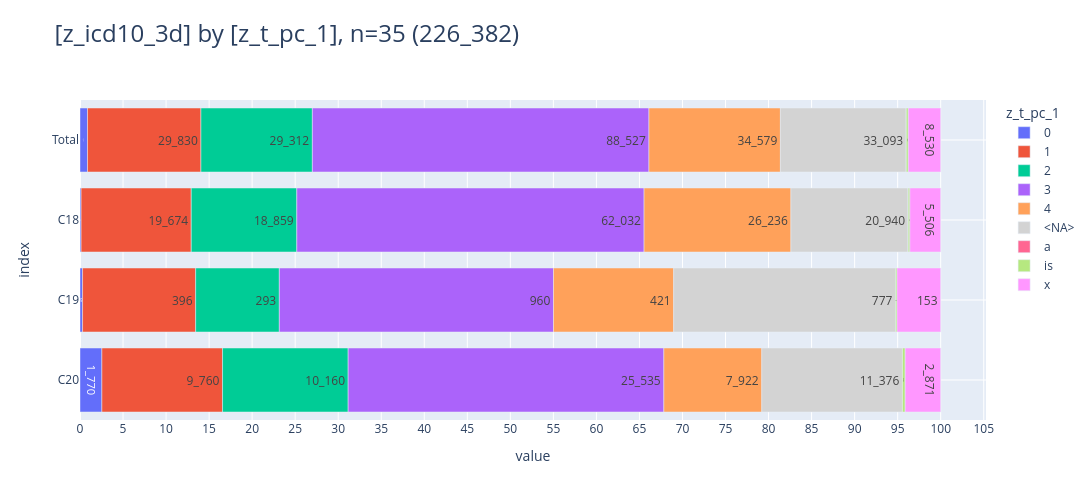

The cell this chart's notebook holds for it:
### Markdown cell above
### <a id='toc1_4_1_'></a>[nach Diagnose](#toc0_)
> 💡 fast 20% NA + x sind zu viel, Festlegung Stadium ist eigentlich zwingend

### Code cell
df = (
    db_colon.filter("C18C20")
    .aggregate("z_icd10_3d, z_t_pc_1, count(distinct z_tum_id) as cnt_tum")
    .to_df()
)
_ = pls.plot_stacked_bars(df, orientation="h", relative=True, show_total=True)
_ = tbl.pivot_df(
    df,
    data_bar_axis="x",
    pct_axis="x",
)

### Figure 1 — Plotly figure (JSON) as saved in the notebook; plotly's stock layout.template omitted (floating-point values rounded to 4 significant figures)
{"data": [{"hovertemplate": "col=0<br>value=%{x}<br>index=%{y}<br>cnt_str=%{text}<extra></extra>", "legendgroup": "0", "marker": {"color": "#636EFA", "pattern": {"shape": ""}}, "name": "0", "orientation": "h", "showlegend": true, "text": ["1_977", "198", "9", "1_770"], "textposition": "auto", "type": "bar", "x": [1977, 198, 9, 1770], "xaxis": "x", "y": [" Total", "C18", "C19", "C20"], "yaxis": "y"}, {"hovertemplate": "col=1<br>value=%{x}<br>index=%{y}<br>cnt_str=%{text}<extra></extra>", "legendgroup": "1", "marker": {"color": "#EF553B", "pattern": {"shape": ""}}, "name": "1", "orientation": "h", "showlegend": true, "text": ["29_830", "19_674", "396", "9_760"], "textposition": "auto", "type": "bar", "x": [29830, 19674, 396, 9760], "xaxis": "x", "y": [" Total", "C18", "C19", "C20"], "yaxis": "y"}, {"hovertemplate": "col=2<br>value=%{x}<br>index=%{y}<br>cnt_str=%{text}<extra></extra>", "legendgroup": "2", "marker": {"color": "#00CC96", "pattern": {"shape": ""}}, "name": "2", "orientation": "h", "showlegend": true, "text": ["29_312", "18_859", "293", "10_160"], "textposition": "auto", "type": "bar", "x": [29312, 18859, 293, 10160], "xaxis": "x", "y": [" Total", "C18", "C19", "C20"], "yaxis": "y"}, {"hovertemplate": "col=3<br>value=%{x}<br>index=%{y}<br>cnt_str=%{text}<extra></extra>", "legendgroup": "3", "marker": {"color": "#AB63FA", "pattern": {"shape": ""}}, "name": "3", "orientation": "h", "showlegend": true, "text": ["88_527", "62_032", "960", "25_535"], "textposition": "auto", "type": "bar", "x": [88527, 62032, 960, 25535], "xaxis": "x", "y": [" Total", "C18", "C19", "C20"], "yaxis": "y"}, {"hovertemplate": "col=4<br>value=%{x}<br>index=%{y}<br>cnt_str=%{text}<extra></extra>", "legendgroup": "4", "marker": {"color": "#FFA15A", "pattern": {"shape": ""}}, "name": "4", "orientation": "h", "showlegend": true, "text": ["34_579", "26_236", "421", "7_922"], "textposition": "auto", "type": "bar", "x": [34579, 26236, 421, 7922], "xaxis": "x", "y": [" Total", "C18", "C19", "C20"], "yaxis": "y"}, {"hovertemplate": "col=<NA><br>value=%{x}<br>index=%{y}<br>cnt_str=%{text}<extra></extra>", "legendgroup": "<NA>", "marker": {"color": "lightgray", "pattern": {"shape": ""}}, "name": "<NA>", "orientation": "h", "showlegend": true, "text": ["33_093", "20_940", "777", "11_376"], "textposition": "auto", "type": "bar", "x": [33093, 20940, 777, 11376], "xaxis": "x", "y": [" Total", "C18", "C19", "C20"], "yaxis": "y"}, {"hovertemplate": "col=a<br>value=%{x}<br>index=%{y}<br>cnt_str=%{text}<extra></extra>", "legendgroup": "a", "marker": {"color": "#FF6692", "pattern": {"shape": ""}}, "name": "a", "orientation": "h", "showlegend": true, "text": ["9", "8", "1"], "textposition": "auto", "type": "bar", "x": [9, 8, 1], "xaxis": "x", "y": [" Total", "C18", "C20"], "yaxis": "y"}, {"hovertemplate": "col=is<br>value=%{x}<br>index=%{y}<br>cnt_str=%{text}<extra></extra>", "legendgroup": "is", "marker": {"color": "#B6E880", "pattern": {"shape": ""}}, "name": "is", "orientation": "h", "showlegend": true, "text": ["525", "298", "5", "222"], "textposition": "auto", "type": "bar", "x": [525, 298, 5, 222], "xaxis": "x", "y": [" Total", "C18", "C19", "C20"], "yaxis": "y"}, {"hovertemplate": "col=x<br>value=%{x}<br>index=%{y}<br>cnt_str=%{text}<extra></extra>", "legendgroup": "x", "marker": {"color": "#FF97FF", "pattern": {"shape": ""}}, "name": "x", "orientation": "h", "showlegend": true, "text": ["8_530", "5_506", "153", "2_871"], "textposition": "auto", "type": "bar", "x": [8530, 5506, 153, 2871], "xaxis": "x", "y": [" Total", "C18", "C19", "C20"], "yaxis": "y"}], "layout": {"barmode": "relative", "barnorm": "percent", "height": 500, "legend": {"title": {"text": "z_t_pc_1"}, "tracegroupgap": 0, "traceorder": "normal"}, "title": {"font": {"size": 24}, "text": "[z_icd10_3d] by [z_t_pc_1], n=35 (226_382)", "xanchor": "left", "y": 0.95, "yanchor": "top"}, "width": 2000, "xaxis": {"anchor": "y", "domain": [0, 1], "dtick": 5, "gridwidth": 1, "showgrid": true, "title": {"text": "value"}}, "yaxis": {"anchor": "x", "categoryarray": ["C20", "C19", "C18", " Total"], "categoryorder": "array", "domain": [0, 1], "gridwidth": 1, "showgrid": true, "title": {"text": "index"}}}}
